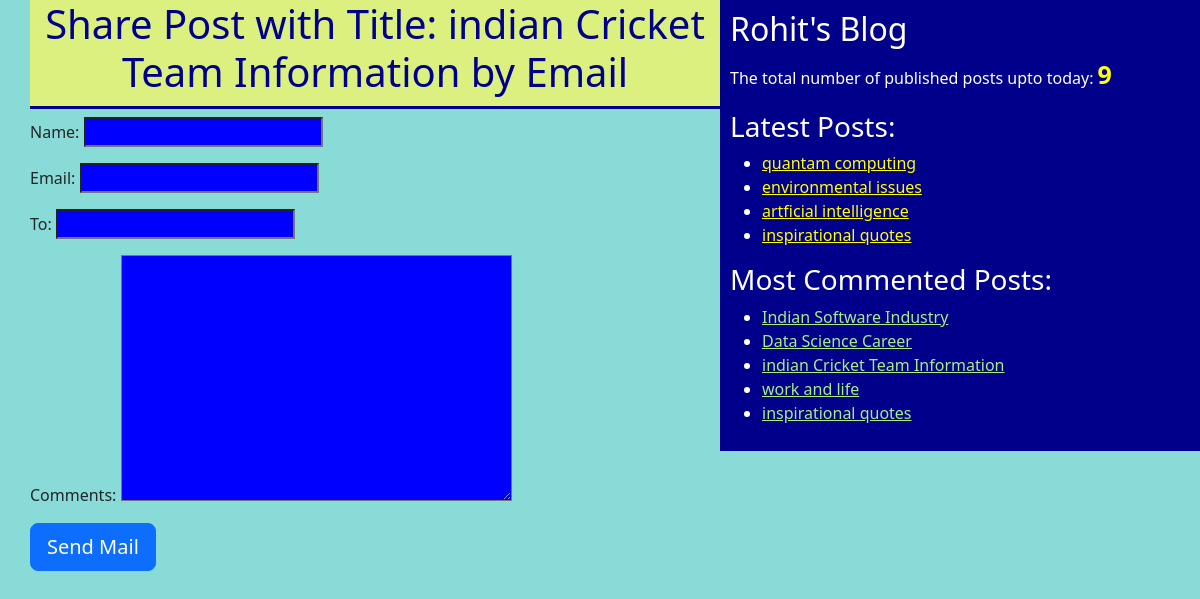
/1/share/, run on the app's committed database.
### blog/models.py (models this page shows, shortened)
class Post(models.Model):
    STATUS_CHOICES=(('draft','Draft'),('published','Published'))
    title = models.CharField(max_length=256)
    slug = models.SlugField(max_length=264,unique_for_date='publish')
    author = models.ForeignKey(User, on_delete=models.CASCADE ,related_name='blog_posts')
    body = models.TextField()
    publish = models.DateTimeField(default=timezone.now)
    created = models.DateTimeField(auto_now_add=True)
    updated = models.DateTimeField(auto_now=True)
    status = models.CharField(max_length=10,choices=STATUS_CHOICES,default='draft')
    objects = CustomManager()
    tags = TaggableManager()
    class Meta:
        ordering = ('-publish',)
    def get_absolute_url(self):
        return reverse('post_detail', args=[self.publish.year, self.publish.strftime('%m'), self.publish.strftime('%d'), self.slug])

### blog/views.py (the view)
# urls.py: path('<int:id>/share/',views.mail_send_view),
def mail_send_view(request,id):
    post = get_object_or_404(Post,id=id,status='published')
    sent = False
    csubmit = False
    comments = post.comments.all()
    if request.method == 'POST':
        form = EmailSendForm(request.POST)
        if form.is_valid():
            cd=form.cleaned_data
            subject = '{} ({}) recommends you to read "{}" post'.format(cd['name'],cd['email'],post.title)
            post_url = request.build_absolute_uri(post.get_absolute_url())
            message = 'Read Post At:\n {}\n\n{}\'s comments:\n{}'.format(post_url, cd['name'], comments)
            send_mail(subject,message,'arya1751300@gmail.com',[cd['to']])
            sent = True
            csubmit = True
    else:
        form = EmailSendForm()
    return render(request,'blogs/sharebymail.html',{'form':form,'post':post,'comments':comments,'sent':sent,'csubmit':csubmit})

### blog/forms.py
class EmailSendForm(forms.Form):
    name = forms.CharField()
    email = forms.EmailField()
    to = forms.EmailField()
    comments = forms.CharField(required=False,widget=forms.Textarea)

### blog/models.py (called while the page is built)
    def get_queryset(self):
        return super().get_queryset().filter(status='published')

### blog/templatetags/blog_tags.py (called while the page is built)
@register.simple_tag(name='my_tag')
def total_posts():
    return Post.objects.count()

@register.inclusion_tag('blogs/latest_posts123.html')
def show_latest_posts(count = 3):
    latest_posts =Post.objects.order_by('-publish')[:count]
    return {'latest_posts':latest_posts}

@register.simple_tag
def get_most_commented_posts(count=5):
    return Post.objects.annotate(total_comments=Count('comments')).order_by('-total_comments')[:count]

### templates/blogs/sharebymail.html (shortened to what this page needs)
{%extends 'blogs/base.html' %}
    {%block content%}
    {%if sent%}
        <h1>Email Successfully sent!!!</h1>
        <h2>Post with the title: {{post.title}} information shared by email</h2>
        {%else%}
            <h1>Share Post with Title: {{post.title}} by Email</h1>
            <form method="POST">
            {{form.as_p}}
            <input type="submit" class="btn btn-primary btn-lg" value="Send Mail">
            </form>
    {%endif%}
    {%endblock%}

### templates/blogs/base.html (shortened to what this page needs)
<!DOCTYPE html>
{%load blog_tags%}
{% load static %}
<html lang="en">
<head>
    <link href="https://cdn.jsdelivr.net/npm/bootstrap@5.3.0/dist/css/bootstrap.min.css" rel="stylesheet">
    <link rel="stylesheet" href="{%static "css/blog.css" %}">
</head>
<body>
    <div class="content">
        {%block content%}{%endblock%}
    </div>
    <div class="sidebar">
        <h2>Rohit's Blog</h2>
        <p>The total number of published posts upto today: <span id="pcount"> {% my_tag %}</span></p>
        <h3>Latest Posts:</h3>{%show_latest_posts 4%}
        <h3>Most Commented Posts:</h3>
        {%get_most_commented_posts as most_commented_posts%}
        <ul>
            {%for post in most_commented_posts%}
            <li><a href="{{post.get_absolute_url}}" id="cmt">{{post.title}}</a></li>
            {%endfor%}
        </ul>
    </div>
</body>
</html>

### templates/blogs/latest_posts123.html
<ul>
    {%for post in latest_posts%}
    <li><a href="{{post.get_absolute_url}}" id="ln">{{post.title}}</a></li>
    {%endfor%}
</ul>

### static/css/blog.css (style rules this page uses)
.content { width:60%; float:left; padding: 0 0 0 30px; background: rgb(136, 219, 215); height: 100%; }
.sidebar { width: 40%; float: right; padding: 10px; background: darkblue; height: 100%; color: white; }
h1 { text-align: center; border-bottom: 3px solid darkblue ; padding-bottom: 10px; color: darkblue; background-color: rgb(219, 240, 126); }
body { background: rgb(136, 219, 215); }
input { background: blue; color: rgb(255, 255, 255); }
input,textarea { background: blue; color: white; }
#pcount { color: yellow; font-size: 25px; font-weight: bold; }
#ln { color: yellow; }
#cmt { color: rgb(165, 240, 130); }

### data on the page
Post: title "quantam computing"
Post: title "environmental issues"
Post: title "artficial intelligence"
Post: title "inspirational quotes"
Post: title "Indian Software Industry"
Post: title "Data Science Career"
Post: title "indian Cricket Team Information"
Post: title "work and life"
